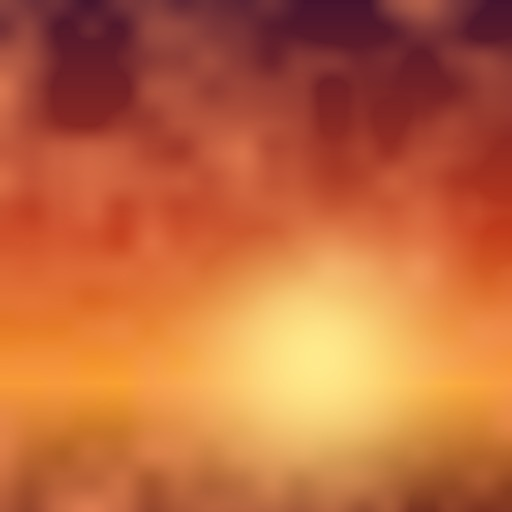
#> input picture Tools/probe_images/probe_a.jpg, 512 x 512 px
$ python check_image_set.py probe_images
#> lines starting #> are read from the running program, lines starting #| are printed output that depends on the picture
#!/usr/bin/env python3
"""Score a photo folder against docs/photo-set-spec.md.

The spec is only worth as much as the ability to check it, so every numeric
requirement in that document has a test here and prints target vs. measured.
Run it on a generated batch before shipping it as a pack:

    python Tools/check_image_set.py Images
    python Tools/check_image_set.py out\\batch --json report.json --list-rejects

CANONICAL SCALE: every metric except the format check is computed on the image
resampled to 512x512. Contrast and detail figures depend on the scale they are
measured at -- a set measured at 256 looks flatter than the same set measured
at 1024 -- so the scale is fixed here and the spec's thresholds refer to it.

Exit code 0 if every criterion passes, 1 otherwise.
"""
import argparse
import glob
import json
import os
import re
import sys

import numpy as np
from PIL import Image

S = 512                      # canonical measurement scale
LUMA = np.array([0.299, 0.587, 0.114], np.float32)


def box3(a):
    """3x3 box blur, by slicing -- a convolution here would dominate the runtime."""
    p = np.pad(a, 1, mode="edge")
    out = np.zeros_like(a)
    for dy in (0, 1, 2):
        for dx in (0, 1, 2):
            out += p[dy:dy + a.shape[0], dx:dx + a.shape[1]]
    return out / 9.0


def immerkaer(L):
    """Immerkaer's noise estimate: one pass with a kernel that cancels smooth
    content (including linear ramps) and responds to per-pixel noise."""
    p = np.pad(L, 1, mode="edge")
    r = (p[0:-2, 0:-2] - 2 * p[0:-2, 1:-1] + p[0:-2, 2:]
         - 2 * p[1:-1, 0:-2] + 4 * p[1:-1, 1:-1] - 2 * p[1:-1, 2:]
         + p[2:, 0:-2] - 2 * p[2:, 1:-1] + p[2:, 2:])
    return float(np.abs(r).mean()) * (np.pi / 2.0) ** 0.5 / 6.0


# --------------------------------------------------------------------------- #
# per-image measurement
# --------------------------------------------------------------------------- #
def measure(path):
    """Every per-image number the spec refers to, or None if unreadable."""
#> called with path = 'probe_images/probe_a.jpg'
    try:
        im = Image.open(path)
#> im is the input picture: PIL image 512x512 RGB; mean R, G, B 191.4, 105.1, 60.7
        w, h = im.size
        im = im.convert("RGB")
    except Exception as exc:                       # noqa: BLE001 - report, don't crash
        return {"name": os.path.basename(path), "error": str(exc)}

    a512 = np.asarray(im.resize((S, S), Image.BILINEAR), np.float32) / 255.0
    L = a512 @ LUMA

    mx, mn = a512.max(2), a512.min(2)
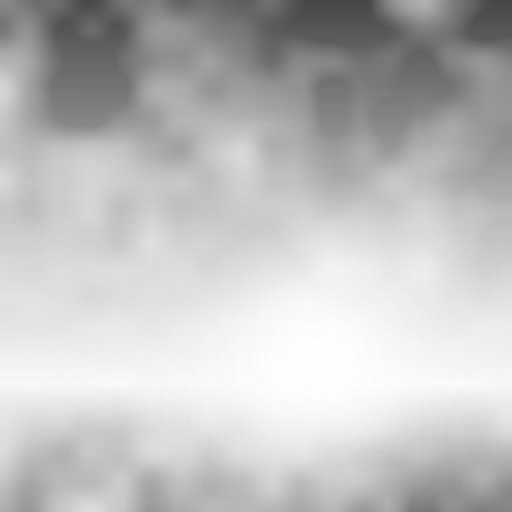
#> mx: shape (512, 512) float32; min 0.271, max 1, mean 0.751
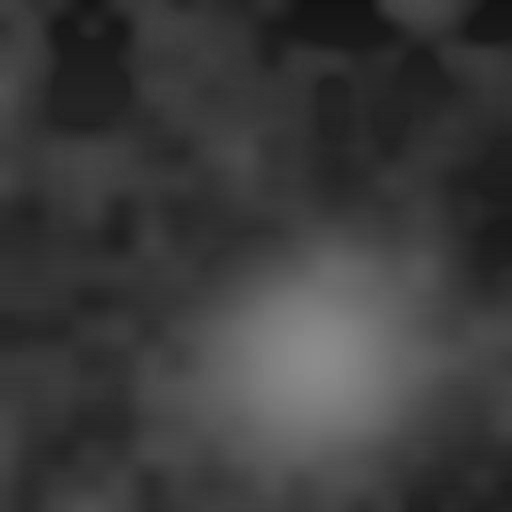
#> mn: shape (512, 512) float32; min 0.0706, max 0.549, mean 0.233
    sat = np.where(mx > 1e-6, (mx - mn) / np.maximum(mx, 1e-6), 0.0)
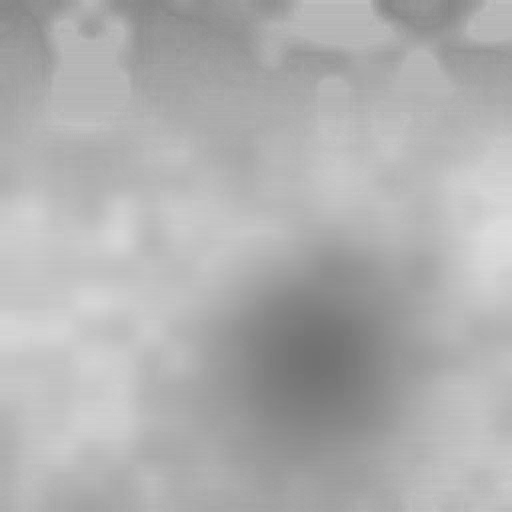
#> sat: shape (512, 512) float32; min 0.449, max 0.866, mean 0.69

    p1, p99 = float(np.percentile(L, 1)), float(np.percentile(L, 99))
#> p1 = 0.168; p99 = 0.882

    # Structure at 1/8 scale, against structure at full scale: a texture whose
    # energy is all in fine grain turns to mush the moment a scene magnifies it.
    small = np.asarray(Image.fromarray((L * 255).astype(np.uint8)).resize(
        (S // 8, S // 8), Image.BILINEAR), np.float32) / 255.0

    gy_a, gx_a = np.gradient(L)
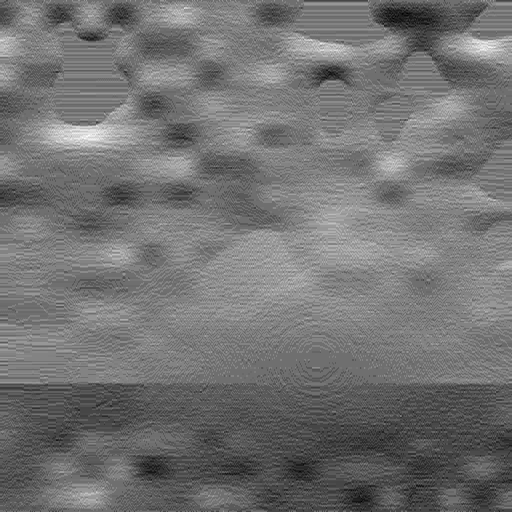
#> gy_a: shape (512, 512) float32; min -0.0107, max 0.0139, mean 0.000329; drawn with min black and max white
    grad = np.hypot(gx_a, gy_a)

    # Directionality via the structure tensor, NOT |gx|-|gy|. The simple
    # difference only sees axis-aligned direction: a strong 45-degree grain has
    # gx == gy and scored as perfectly non-directional, which is how an earlier
    # version of this check passed a set that measurably had directional
    # material in it. The tensor's eigenvalue split catches any orientation.
    Jxx, Jyy, Jxy = float((gx_a * gx_a).mean()), float((gy_a * gy_a).mean()), float((gx_a * gy_a).mean())
#> Jxx = 4.86e-06; Jyy = 7.83e-06; Jxy = 7.69e-08
    tr, det = Jxx + Jyy, Jxx * Jyy - Jxy * Jxy
#> tr = 1.27e-05; det = 3.8e-11
    disc = max(tr * tr / 4.0 - det, 0.0) ** 0.5
#> disc = 1.49e-06
    aniso = (2.0 * disc) / max(tr, 1e-9)
#> aniso = 0.235

    # Sharpness. Not the same thing as gradient energy: noise has plenty of
    # gradient and no edges. This asks how much of the gradient a one-pixel
    # blur destroys -- a crisp image loses a lot, a soft one barely notices.
    Lb = box3(L)
#> after the loop in box3, `for dy in (0, 1, 2):`:
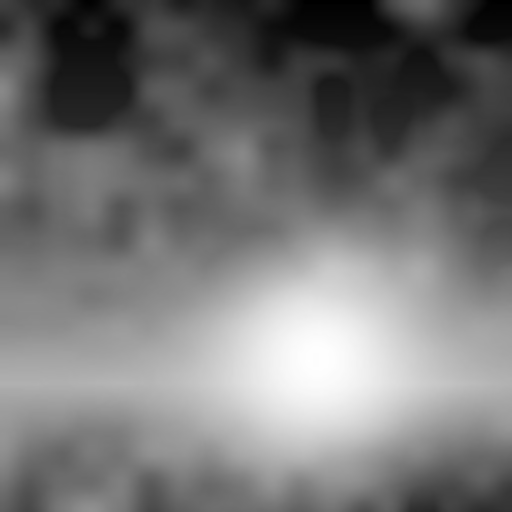
#> out: shape (512, 512) float32; min 1.31, max 8.1, mean 4.44; drawn with min black and max white
    gb = np.hypot(*np.gradient(Lb))
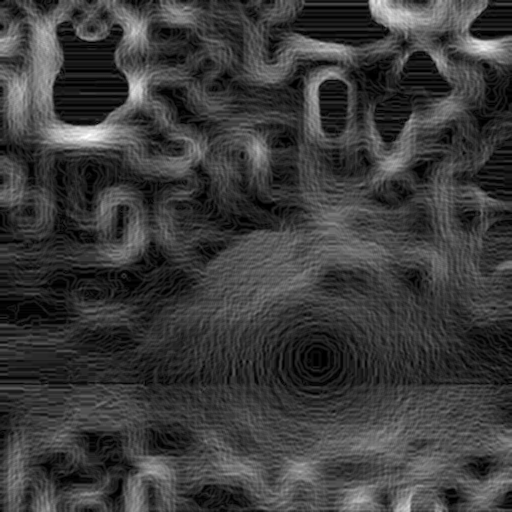
#> gb: shape (512, 512) float32; min 0, max 0.0122, mean 0.00286; drawn with min black and max white
    acutance = 1.0 - float(gb.mean()) / max(float(grad.mean()), 1e-6)
#> acutance = 0.0595

    # Share of pixels sitting on a real step rather than a smooth gradient.
    hard_edges = float((grad > 0.06).mean())
#> hard_edges = 0

    # Noise, by the standard Immerkaer estimator: one convolution with a
    # Laplacian-like kernel that cancels smooth content and doubles on noise.
    noise = immerkaer(L)
#> in immerkaer, `r = (p[0:-2, 0:-2] - 2 * p[0:-2, 1:-1] + p[0:-2, 2:] - 2 * p[1:-1, 0:-..`:
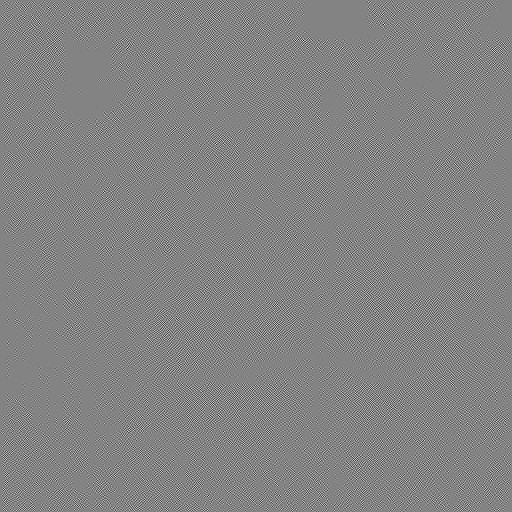
#> r: shape (512, 512) float32; min -0.0309, max 0.029, mean 3.12e-11; drawn with min black and max white
#> noise = 0.000921

    # Clipping. Matters more now than it used to: the tone requirements push
    # for low-key and high-key material, which is exactly the situation where
    # a generator starts crushing blacks and blowing highlights, and a clipped
    # region folds into a flat white or black patch.
    clipped = float((L < 0.02).mean() + (L > 0.98).mean())
#> clipped = 0
#> (the rest of the program and of its run is left out)
